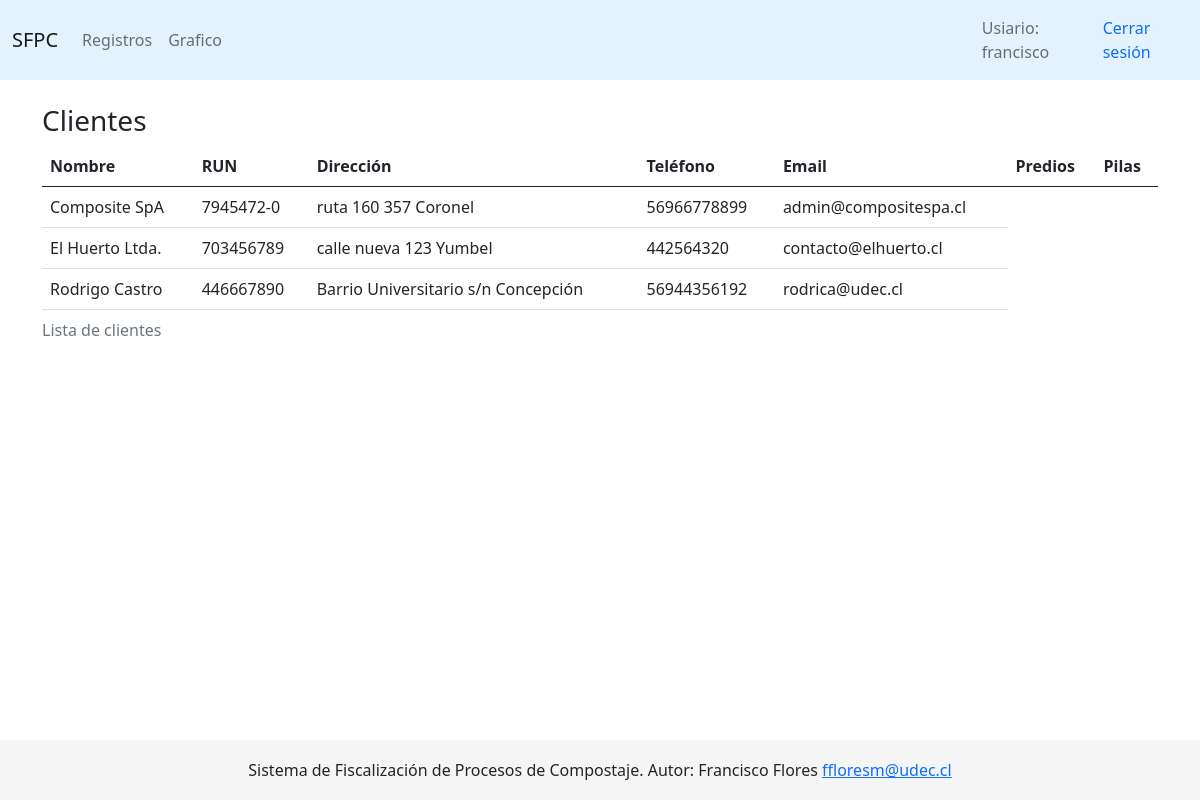
Screenshot of /appremoto/ (signed in) with the database file from the repository.
### app/models.py (models this page shows, shortened)
class Cliente(models.Model):
    nombre = models.CharField(max_length=200, default="")
    rut = models.CharField(max_length=9)
    direccion = models.CharField(max_length=200, default="")
    email = models.EmailField(unique=True)
    telefono = models.CharField(max_length=15, default="")
    fecha_creacion = models.DateTimeField("fecha de creación", auto_now_add=True)
    class Meta:
        ordering = ('nombre', )

### appremoto/views.py (the view)
# urls.py: path('', clienteIndex, name='clienteIndex'),
@login_required
@user_passes_test(es_fiscal)
def clienteIndex(request):
    clientes = Cliente.objects.all()
    context = {'clientes': clientes}
    return render(request, 'appremoto/fiscal_index.html', context)

### appremoto/views.py (called while the page is built)
def es_fiscal(user):
    return user.groups.filter(name='Fiscalizador').exists()

### appremoto/templates/appremoto/fiscal_index.html (shortened to what this page needs)
{% extends 'base_generic.html' %}
{% block page_content %}
    <br>
    <h3>Clientes</h3>
    <table class="table table-hover">
     <caption>Lista de clientes</caption>
        <thead>
        <tr>
            <th scope="col">Nombre</th>
            <th scope="col">RUN</th>
            <th scope="col">Dirección</th>
            <th scope="col">Teléfono</th>
            <th scope="col">Email</th>
            <th scope="col">Predios</th>
            <th scope="col">Pilas</th>
        </tr>
        </thead>
        <tbody>
            {% for cliente in clientes %}
            <tr onclick="window.location='{% url 'appremoto:predios' cliente.id %}';">
                <td>{{ cliente.nombre }}</td>
                <td>{{ cliente.rut }}</td>
                <td>{{ cliente.direccion }}</td>
                <td>{{ cliente.telefono }}</td>
                <td>{{ cliente.email }}</td>
            </tr>
        {% endfor %}
        </tbody>
  </table>
{% endblock page_content %}

### templates/base_generic.html (shortened to what this page needs)
<!DOCTYPE html>
<html lang="es">
  <head>
    {% load static %}
    <link rel="stylesheet" href="{% static '/css/bootstrap.min.css' %}" >
    <link rel="stylesheet" href="{% static '/css/styles.css' %}" >
  </head>
  <body>
    {% block navbar %}
      <nav class="navbar navbar-expand-lg navbar-light" style="background-color: #e3f2fd;">
        <div class="container">
          <a class="navbar-brand" href="{% url 'app:index' %}">SFPC</a>
          {% if user.is_authenticated %}
          <div class="collapse navbar-collapse" id="navbarNavAltMarkup">
            <div class="navbar-nav">
              <a class="nav-link" href="/app/registros">Registros</a>
              <a class="nav-link" href="{% url 'app:all-charts' %}">Grafico</a>
            </div>
          </div>
          {%endif%}
        </div>
        {% if user.is_authenticated %}
        <span class="navbar-text">Usiario: {{ user.get_username }}</span>
     <a class="nav-link" href="{% url 'logout'%}?next={{request.path}}">Cerrar sesión</a>
   {% else %}
     <a class="nav-link" href="{% url 'login'%}?next={{request.path}}">Iniciar sesión</a>
   {% endif %}
      </nav>
    {% endblock %}
    {% block content %}
      <div class="container">
        {% block page_content %}
        {% endblock %}
      </div>
    {% endblock %}
    <br>
    <footer class="footer">
        <p class="text-center">
            Sistema de Fiscalización de Procesos de Compostaje. Autor: Francisco Flores
            <a href="mailto:ffloresm@udec.cl">ffloresm@udec.cl</a>
        </p>
        </footer>
  </body>
</html>

### static/css/styles.css (style rules this page uses)
.footer { position: fixed; bottom: 0; width: 100%; height: 60px; line-height: 60px; background-color: #f5f5f5; }
td { cursor: pointer; }

### rows the page displays
Cliente: nombre "Composite SpA", rut "7945472-0", direccion "ruta 160 357 Coronel", telefono "56966778899", email "admin@compositespa.cl"
Cliente: nombre "El Huerto Ltda.", rut "703456789", direccion "calle nueva 123 Yumbel", telefono "442564320", email "contacto@elhuerto.cl"
Cliente: nombre "Rodrigo Castro", rut "446667890", direccion "Barrio Universitario s/n Concepción", telefono "56944356192", email "rodrica@udec.cl"

### other values shown
{{ user.get_username }} "francisco"
